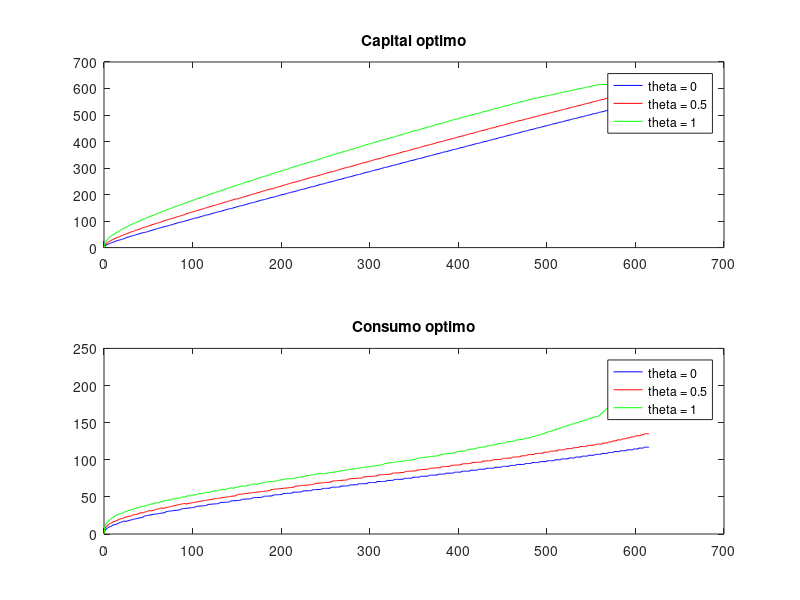

MATLAB code for this plot:
%
% Trabajo final - Macroeconomía Dinámica
% Profesor: Carlos Urrutia
% ITAM, 2015
%
% Equipo:
% Omar Trejo, 119711
% Alejandro Cerecero, 000000
% Arturo Reynoso, 000000
%

%% Limpiar memoria

clear all
close all
clc

%% Parámetros del modelo

% alpha      = 0.40;   %
% beta       = 0.987;  % Factor de descuento
% delta      = 0.012;  % 

% TODO: (otn) ¿dónde se deben usar estos parámetros?
% gamma      = 0.64;
% rho        = 0.95;
% sigma_eps  = 0.0024;
% sigma_zeta = 0.007;

%% Parámetros de la solución

max_iter = 1000;  % Iteraciones máximas
tol      = 1e-3;  % Tolerancia
A        = 1;     % Productividad
p        = 500;   % Malla

%%%%%%%%%%%%%%%    Inciso (a)    %%%%%%%%%%%%%%%

% Cuando esté listo para probarse el algoritmo
% debemos usar estos parámetros:

% Cinco estados para el shock
% theta = [0.0231 -0.0115 0.0115 0.0231];
% q     = length(theta);

% Matriz de transición
% Pi = [0.9727 0.0273      0      0      0;
%       0.0041 0.9806 0.0153      0      0;
%            0 0.0082 0.9837 0.0082      0;
%            0      0 0.0153 0.9806 0.0041;
%            0      0      0 0.0273 0.9727];

% Con estos parámetros funciona bien:
alpha = 0.35;
beta  = 0.99;
delta = 0.06;
A     = 10;
theta = [0 0.5 1];
q     = length(theta);
Pi    = [0.5 0.3 0.2;
         0.1 0.7 0.2;
         0.1 0.4 0.5];

% Capital de estado estacionario simple
kss = ((A*beta*alpha) / (1 - (1 - delta)*beta))^(1/(1 - alpha));
k0  = kss;

% TODO: (otn) ¿tenemos que ajustar esto?
% k0  = (2/3)*kss;

%
% Preparción para el algoritmo
%

% TODO: (otn) ¿Por qué este tamaño y no otro?
% k = linspace(0, 1.2*exp(1)*kss, p);
k = linspace(0, 1.5*kss, p);

k(1) = 0.000001;

% valor = zeros(p*q, p, 3);
valor = zeros(p*q, p, q);

%
% TODO: (otn) Esta parte no la entiendo bien todavía.
% De aquí.

%
% Llenado de valor, 1
%
for i = 1:p
    valor((i - 1)*q + 1, :, 1) = k(i)*ones(1, p);
    valor((i - 1)*q + 2, :, 1) = k(i)*ones(1, p);
    valor((i - 1)*q + 3, :, 1) = k(i)*ones(1, p);
end

%
% Llenado de valor, 2
%
% Matriz de capitales por filas
valor(:, :, 2) = ones(p*q, 1)*k;

%
% Llenado de valor, 3
%
vector = theta';
for i = 1:p-1
    vector = [vector; theta'];
end

% TODO: (otn) matriz de ...
valor(:, :, 3) = vector*ones(1, p);
%
% Hasta aquí.
%

% Matriz M
M = zeros(p*q, p);

% Expresión de lo que debe ir en cada celda:
% F(Sij,Kl) = F(Ki, Zj, Kl) = u(exp(Zj)*f(Ki) + (1 - delta)Ki - Kl);

M = log(max(exp(valor(:, :, 3)).*A.*valor(:, :,1).^(alpha) - ...
            valor(:, :, 2) + (1 - delta).*valor(:, :, 1), ...
            0));

% Identidad repetida
I = eye(q);
E = I;
for i = 1:p-1
    E = [E; I];
end

%
% Ejecución del algoritmo
%
V0         = zeros(p*q, 1);
finalizado = 0;
iter       = 1;

while finalizado == 0 && iter < max_iter
    [V1, G] = max((M + beta*(E*(Pi*reshape(V0, q, p))))');
    V1 = V1';
    G  = G';
    if norm(V0 - V1) < tol
        finalizado = 1;
    end
    disp(['Iter = ', num2str(iter), ...
          ' Error= ', num2str(norm(V0 - V1))])
    V0 = V1;
    iter = iter + 1;
end

%
% Extracción de resultados
%
G1 = G;
G  = zeros(p, q);
V  = zeros(p, q);

for i = 1:p
    G(i, 1) = G1((i - 1)*q + 1);
    G(i, 2) = G1((i - 1)*q + 2);
    G(i, 3) = G1((i - 1)*q + 3);

    V(i, 1) = V1((i - 1)*q + 1);
    V(i, 2) = V1((i - 1)*q + 2);
    V(i, 3) = V1((i - 1)*q + 3);
end

G(1, 1) = 1;
G(1, 2) = 1;
G(1, 3) = 1;

V(1, 1) = V(2, 1);
V(1, 2) = V(2, 2);
V(1, 3) = V(2, 3);

for i = 1:p
    c_1(i) = exp(theta(1))*A*k(i)^alpha - ...
             k(G(i, 1)) + (1 - delta)*k(i);
    c_2(i) = exp(theta(2))*A*k(i)^alpha - ...
             k(G(i, 2)) + (1 - delta)*k(i);
    c_3(i) = exp(theta(3))*A*k(i)^alpha - ...
             k(G(i, 3)) + (1 - delta)*k(i);
end

%
% Gráficas
%
figure(1);

subplot(2, 1, 1);
plot(k, k(G(:, 1)), 'b', ...
     k, k(G(:, 2)), 'r', ...
     k, k(G(:, 3)), 'g');
     legend('theta = 0', 'theta = 0.5', 'theta = 1');
     title('Capital optimo');

subplot(2, 1, 2);
plot(k, c_1, 'b', ...
     k, c_2, 'r', ...
     k, c_3, 'g');
     legend('theta = 0', 'theta = 0.5', 'theta = 1');
     title('Consumo optimo');

%%%%%%%%%%%%%%%    Inciso (b)    %%%%%%%%%%%%%%%

% Nota: Ajustar; viene del inciso 5 del laboratorio 2.


%%%%%%%%%%%%%%%    Inciso (c)    %%%%%%%%%%%%%%%

% Nota: Ajustar, viene del inciso 3 del laboratorio 2


%%%%%%%%%%%%%%%    Inciso (d)    %%%%%%%%%%%%%%%

% Nota: Alejandro que pongamos un impuesto y me 
%       parece buena idea.